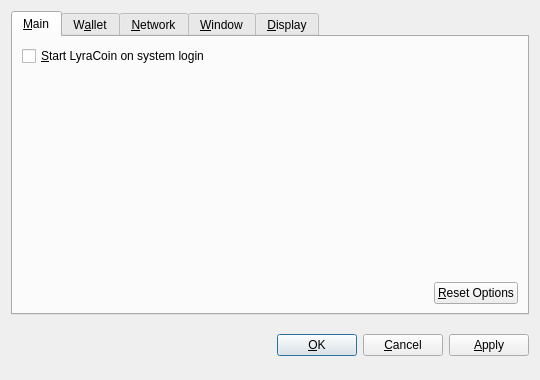
<?xml version="1.0" encoding="UTF-8"?>
<ui version="4.0">
 <class>OptionsDialog</class>
 <widget class="QDialog" name="OptionsDialog">
  <property name="geometry">
   <rect>
    <x>0</x>
    <y>0</y>
    <width>540</width>
    <height>380</height>
   </rect>
  </property>
  <property name="windowTitle">
   <string>Options</string>
  </property>
  <property name="modal">
   <bool>true</bool>
  </property>
  <layout class="QVBoxLayout" name="verticalLayout">
   <item>
    <widget class="QTabWidget" name="tabWidget">
     <property name="tabPosition">
      <enum>QTabWidget::North</enum>
     </property>
     <property name="currentIndex">
      <number>0</number>
     </property>
     <widget class="QWidget" name="tabMain">
      <attribute name="title">
       <string>&amp;Main</string>
      </attribute>
      <layout class="QVBoxLayout" name="verticalLayout_Main">
       <item>
        <widget class="QCheckBox" name="bitcoinAtStartup">
         <property name="toolTip">
          <string>Automatically start LyraCoin after logging in to the system.</string>
         </property>
         <property name="text">
          <string>&amp;Start LyraCoin on system login</string>
         </property>
        </widget>
       </item>
       <item>
        <spacer name="verticalSpacer_Main">
         <property name="orientation">
          <enum>Qt::Vertical</enum>
         </property>
         <property name="sizeHint" stdset="0">
          <size>
           <width>20</width>
           <height>40</height>
          </size>
         </property>
        </spacer>
       </item>
       <item>
        <layout class="QHBoxLayout" name="horizontalLayout_2_Main">
         <item>
          <spacer name="horizontalSpacer_2_Main">
           <property name="orientation">
            <enum>Qt::Horizontal</enum>
           </property>
           <property name="sizeHint" stdset="0">
            <size>
             <width>40</width>
             <height>20</height>
            </size>
           </property>
          </spacer>
         </item>
         <item>
          <widget class="QPushButton" name="resetButton">
           <property name="toolTip">
            <string>Reset all client options to default.</string>
           </property>
           <property name="text">
            <string>&amp;Reset Options</string>
           </property>
           <property name="autoDefault">
            <bool>false</bool>
           </property>
          </widget>
         </item>
        </layout>
       </item>
      </layout>
     </widget>
     <widget class="QWidget" name="tabWallet">
      <attribute name="title">
       <string>W&amp;allet</string>
      </attribute>
      <layout class="QVBoxLayout" name="verticalLayout_Network">
       <item>
        <widget class="QLabel" name="transactionFeeInfoLabel">
         <property name="text">
          <string>Optional transaction fee per kB that helps make sure your transactions are processed quickly. Most transactions are 1 kB.</string>
         </property>
         <property name="textFormat">
          <enum>Qt::PlainText</enum>
         </property>
         <property name="wordWrap">
          <bool>true</bool>
         </property>
        </widget>
       </item>
       <item>
        <layout class="QHBoxLayout" name="horizontalLayout_1_Main">
         <item>
          <widget class="QLabel" name="transactionFeeLabel">
           <property name="text">
            <string>Pay transaction &amp;fee</string>
           </property>
           <property name="textFormat">
            <enum>Qt::PlainText</enum>
           </property>
           <property name="buddy">
            <cstring>transactionFee</cstring>
           </property>
          </widget>
         </item>
         <item>
          <widget class="BitcoinAmountField" name="transactionFee"/>
         </item>
         <item>
          <spacer name="horizontalSpacer_1_Main">
           <property name="orientation">
            <enum>Qt::Horizontal</enum>
           </property>
           <property name="sizeHint" stdset="0">
            <size>
             <width>40</width>
             <height>20</height>
            </size>
           </property>
          </spacer>
         </item>
        </layout>
       </item>
       <item>
        <widget class="QLabel" name="label">
         <property name="text">
          <string>If you disable the spending of unconfirmed change, the change from a transaction cannot be used until that transaction has at least one confirmation. This also affects how your balance is computed.</string>
         </property>
         <property name="wordWrap">
          <bool>true</bool>
         </property>
        </widget>
       </item>
       <item>
        <widget class="QCheckBox" name="spendZeroConfChange">
         <property name="text">
          <string>Spend unconfirmed change  (experts only)</string>
         </property>
        </widget>
       </item>
       <item>
        <spacer name="verticalSpacer">
         <property name="orientation">
          <enum>Qt::Vertical</enum>
         </property>
         <property name="sizeHint" stdset="0">
          <size>
           <width>20</width>
           <height>40</height>
          </size>
         </property>
        </spacer>
       </item>
      </layout>
     </widget>
     <widget class="QWidget" name="tabNetwork">
      <attribute name="title">
       <string>&amp;Network</string>
      </attribute>
      <layout class="QVBoxLayout" name="verticalLayout_Network">
       <item>
        <widget class="QCheckBox" name="mapPortUpnp">
         <property name="toolTip">
          <string>Automatically open the LyraCoin client port on the router. This only works when your router supports UPnP and it is enabled.</string>
         </property>
         <property name="text">
          <string>Map port using &amp;UPnP</string>
         </property>
        </widget>
       </item>
       <item>
        <widget class="QCheckBox" name="connectSocks">
         <property name="toolTip">
          <string>Connect to the LyraCoin network through a SOCKS proxy (e.g. when connecting through Tor).</string>
         </property>
         <property name="text">
          <string>&amp;Connect through SOCKS proxy:</string>
         </property>
        </widget>
       </item>
       <item>
        <layout class="QHBoxLayout" name="horizontalLayout_Network">
         <item>
          <widget class="QLabel" name="proxyIpLabel">
           <property name="text">
            <string>Proxy &amp;IP:</string>
           </property>
           <property name="textFormat">
            <enum>Qt::PlainText</enum>
           </property>
           <property name="buddy">
            <cstring>proxyIp</cstring>
           </property>
          </widget>
         </item>
         <item>
          <widget class="QValidatedLineEdit" name="proxyIp">
           <property name="maximumSize">
            <size>
             <width>140</width>
             <height>16777215</height>
            </size>
           </property>
           <property name="toolTip">
            <string>IP address of the proxy (e.g. 127.0.0.1)</string>
           </property>
          </widget>
         </item>
         <item>
          <widget class="QLabel" name="proxyPortLabel">
           <property name="text">
            <string>&amp;Port:</string>
           </property>
           <property name="textFormat">
            <enum>Qt::PlainText</enum>
           </property>
           <property name="buddy">
            <cstring>proxyPort</cstring>
           </property>
          </widget>
         </item>
         <item>
          <widget class="QLineEdit" name="proxyPort">
           <property name="maximumSize">
            <size>
             <width>55</width>
             <height>16777215</height>
            </size>
           </property>
           <property name="toolTip">
            <string>Port of the proxy (e.g. 9050)</string>
           </property>
          </widget>
         </item>
         <item>
          <widget class="QLabel" name="socksVersionLabel">
           <property name="text">
            <string>SOCKS &amp;Version:</string>
           </property>
           <property name="textFormat">
            <enum>Qt::PlainText</enum>
           </property>
           <property name="buddy">
            <cstring>socksVersion</cstring>
           </property>
          </widget>
         </item>
         <item>
          <widget class="QValueComboBox" name="socksVersion">
           <property name="toolTip">
            <string>SOCKS version of the proxy (e.g. 5)</string>
           </property>
          </widget>
         </item>
         <item>
          <spacer name="horizontalSpacer_Network">
           <property name="orientation">
            <enum>Qt::Horizontal</enum>
           </property>
           <property name="sizeHint" stdset="0">
            <size>
             <width>40</width>
             <height>20</height>
            </size>
           </property>
          </spacer>
         </item>
        </layout>
       </item>
       <item>
        <spacer name="verticalSpacer_Network">
         <property name="orientation">
          <enum>Qt::Vertical</enum>
         </property>
         <property name="sizeHint" stdset="0">
          <size>
           <width>20</width>
           <height>40</height>
          </size>
         </property>
        </spacer>
       </item>
      </layout>
     </widget>
     <widget class="QWidget" name="tabWindow">
      <attribute name="title">
       <string>&amp;Window</string>
      </attribute>
      <layout class="QVBoxLayout" name="verticalLayout_Window">
       <item>
        <widget class="QCheckBox" name="minimizeToTray">
         <property name="toolTip">
          <string>Show only a tray icon after minimizing the window.</string>
         </property>
         <property name="text">
          <string>&amp;Minimize to the tray instead of the taskbar</string>
         </property>
        </widget>
       </item>
       <item>
        <widget class="QCheckBox" name="minimizeOnClose">
         <property name="toolTip">
          <string>Minimize instead of exit the application when the window is closed. When this option is enabled, the application will be closed only after selecting Quit in the menu.</string>
         </property>
         <property name="text">
          <string>M&amp;inimize on close</string>
         </property>
        </widget>
       </item>
       <item>
        <spacer name="verticalSpacer_Window">
         <property name="orientation">
          <enum>Qt::Vertical</enum>
         </property>
         <property name="sizeHint" stdset="0">
          <size>
           <width>20</width>
           <height>40</height>
          </size>
         </property>
        </spacer>
       </item>
      </layout>
     </widget>
     <widget class="QWidget" name="tabDisplay">
      <attribute name="title">
       <string>&amp;Display</string>
      </attribute>
      <layout class="QVBoxLayout" name="verticalLayout_Display">
       <item>
        <layout class="QHBoxLayout" name="horizontalLayout_1_Display">
         <item>
          <widget class="QLabel" name="langLabel">
           <property name="text">
            <string>User Interface &amp;language:</string>
           </property>
           <property name="textFormat">
            <enum>Qt::PlainText</enum>
           </property>
           <property name="buddy">
            <cstring>lang</cstring>
           </property>
          </widget>
         </item>
         <item>
          <widget class="QValueComboBox" name="lang">
           <property name="toolTip">
            <string>The user interface language can be set here. This setting will take effect after restarting LyraCoin.</string>
           </property>
          </widget>
         </item>
        </layout>
       </item>
       <item>
        <layout class="QHBoxLayout" name="horizontalLayout_2_Display">
         <item>
          <widget class="QLabel" name="unitLabel">
           <property name="text">
            <string>&amp;Unit to show amounts in:</string>
           </property>
           <property name="textFormat">
            <enum>Qt::PlainText</enum>
           </property>
           <property name="buddy">
            <cstring>unit</cstring>
           </property>
          </widget>
         </item>
         <item>
          <widget class="QValueComboBox" name="unit">
           <property name="toolTip">
            <string>Choose the default subdivision unit to show in the interface and when sending coins.</string>
           </property>
          </widget>
         </item>
        </layout>
       </item>
       <item>
        <widget class="QCheckBox" name="displayAddresses">
         <property name="toolTip">
          <string>Whether to show LyraCoin addresses in the transaction list or not.</string>
         </property>
         <property name="text">
          <string>&amp;Display addresses in transaction list</string>
         </property>
        </widget>
       </item>
       <item>
        <widget class="QCheckBox" name="coinControlFeatures">
         <property name="toolTip">
          <string>Whether to show coin control features or not.</string>
         </property>
         <property name="text">
          <string>Display coin &amp;control features (experts only!)</string>
         </property>
        </widget>
       </item>
       <item>
        <spacer name="verticalSpacer_Display">
         <property name="orientation">
          <enum>Qt::Vertical</enum>
         </property>
         <property name="sizeHint" stdset="0">
          <size>
           <width>20</width>
           <height>40</height>
          </size>
         </property>
        </spacer>
       </item>
      </layout>
     </widget>
    </widget>
   </item>
   <item>
    <layout class="QHBoxLayout" name="horizontalLayout_Buttons">
     <item>
      <spacer name="horizontalSpacer_1">
       <property name="orientation">
        <enum>Qt::Horizontal</enum>
       </property>
       <property name="sizeHint" stdset="0">
        <size>
         <width>40</width>
         <height>48</height>
        </size>
       </property>
      </spacer>
     </item>
     <item>
      <widget class="QLabel" name="statusLabel">
       <property name="font">
        <font>
         <weight>75</weight>
         <bold>true</bold>
        </font>
       </property>
       <property name="text">
        <string/>
       </property>
       <property name="textFormat">
        <enum>Qt::PlainText</enum>
       </property>
       <property name="wordWrap">
        <bool>true</bool>
       </property>
      </widget>
     </item>
     <item>
      <spacer name="horizontalSpacer_2">
       <property name="orientation">
        <enum>Qt::Horizontal</enum>
       </property>
       <property name="sizeHint" stdset="0">
        <size>
         <width>40</width>
         <height>48</height>
        </size>
       </property>
      </spacer>
     </item>
     <item>
      <widget class="QPushButton" name="okButton">
       <property name="text">
        <string>&amp;OK</string>
       </property>
      </widget>
     </item>
     <item>
      <widget class="QPushButton" name="cancelButton">
       <property name="text">
        <string>&amp;Cancel</string>
       </property>
       <property name="autoDefault">
        <bool>false</bool>
       </property>
      </widget>
     </item>
     <item>
      <widget class="QPushButton" name="applyButton">
       <property name="text">
        <string>&amp;Apply</string>
       </property>
       <property name="autoDefault">
        <bool>false</bool>
       </property>
      </widget>
     </item>
    </layout>
   </item>
  </layout>
 </widget>
 <customwidgets>
  <customwidget>
   <class>BitcoinAmountField</class>
   <extends>QSpinBox</extends>
   <header>bitcoinamountfield.h</header>
  </customwidget>
  <customwidget>
   <class>QValueComboBox</class>
   <extends>QComboBox</extends>
   <header>qvaluecombobox.h</header>
  </customwidget>
  <customwidget>
   <class>QValidatedLineEdit</class>
   <extends>QLineEdit</extends>
   <header>qvalidatedlineedit.h</header>
  </customwidget>
 </customwidgets>
 <resources/>
 <connections/>
</ui>
